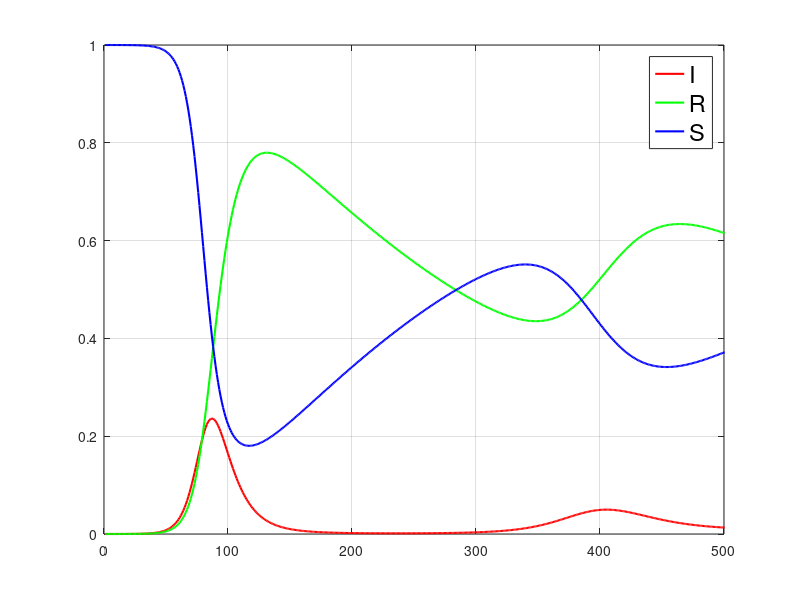
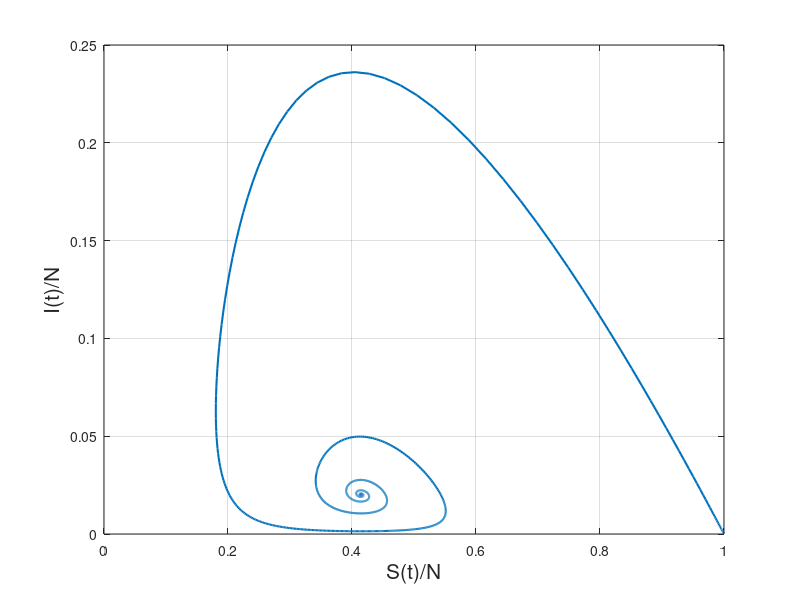
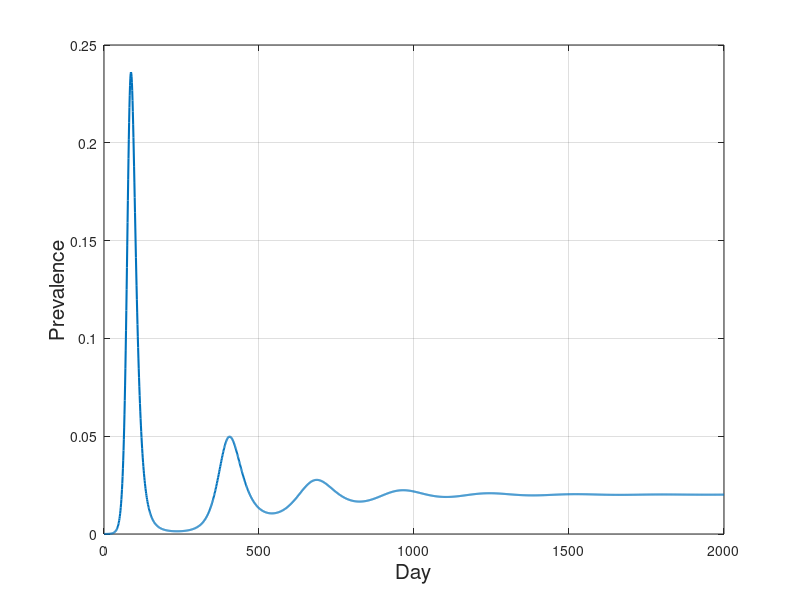
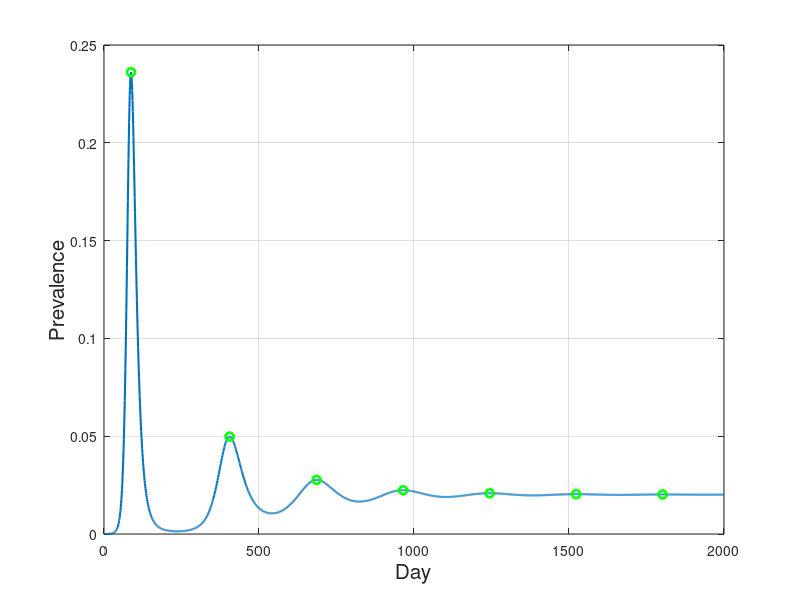

Recreate these plots in MATLAB, in order.
% In the SIR model we have 3 epidemiological classes: Susceptible, Infected and Removed individuals.
% SIR-mi.m - we are looking at a population with birth rate of mi.
clear all,close all
pkg load signal
dt=1;
N=10^6;			% The total population
beta=0.25;		% Number of contacts per day that are sufficient to spread the disease
gamma=1/10;		% Fraction of the infected group that will recover during any given day
I(1)=10;		% I(0) - initial number of infected individuals
S(1)=N-I(1);	% S(0) - initial number of susceptible individuals
mi=0.00356;		% birth rate and mortality rate 

% I(n) - number of infected individuals
% S(n) - number of susceptible individuals
for n=2:2000
	I(n) = I(n-1)+dt*I(n-1)*(beta*(S(n-1)/N)-gamma-mi);
    S(n) = S(n-1)+dt*(mi*N-beta*((S(n-1)*I(n-1))/N)-mi*S(n-1));
endfor

x=S/N;			% x - susceptible fraction of the population
y=I/N;			% y - infected fraction of the population
z=1-x-y;		% z - removed fraction of the population

vreme=1:1:2000;
figure 1, 
plot(vreme,y,"r","linewidth",1.5,
	 vreme,z,"g","linewidth",1.5,
	 vreme,x,"b","linewidth",1.5);
leg=legend("I","R","S")
set(leg,"fontsize",17);
axis([0 500 0 1])
grid on
hold on

figure 2,
plot(x,y,"linewidth",1.5);
xlabel('S(t)/N',"fontsize",15)
ylabel('I(t)/N',"fontsize",15)
grid on
hold on

figure 3,
plot(vreme,y,"linewidth",1.5);
xlabel('Day',"fontsize",15)
ylabel('Prevalence',"fontsize",15)
grid on
hold on

[pks,loc]=findpeaks(y);
[pk ipk]=max(pks)
maxI=pk			% infected population at the peak of the epidemic
Tstar=loc(ipk)	% time where the epidemic reaches its peak
Rinf=z(2000)	% removed population after the epidemic

figure 4,
plot(vreme,y,"linewidth",1.5,
	 loc,pks,"go","linewidth",2);
xlabel('Day',"fontsize",15)
ylabel('Prevalence',"fontsize",15)
grid on
hold on
